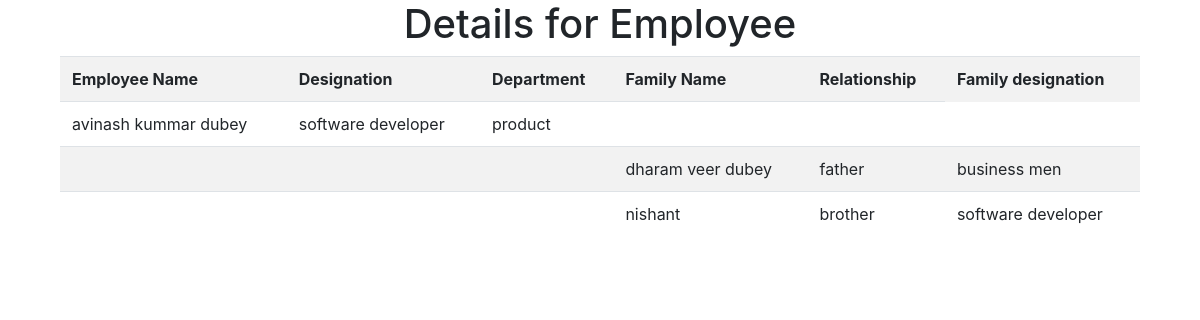
The page /company/employee_details/ on the database its author committed.
### company/models.py (models this page shows, shortened)
class Employee(models.Model):
    name = models.CharField(max_length=100,null=True)
    designation=models.CharField(max_length=100,null=True)
    department=models.CharField(max_length=100,null=True)

class FamilyMember(models.Model):
    employee = models.ForeignKey(Employee, on_delete=models.CASCADE)
    f_name = models.CharField(max_length=100,null=True)
    relationship=models.CharField(max_length=100,null=True)
    f_designation=models.CharField(max_length=100,null=True)

### company/views.py (the view)
# urls.py: path('employee_details/', views.employee_details, name='employee_details'),
def employee_details(request):
    employee_obj=Employee.objects.all()
    return render(request,'company/employee_details.html', {'employee_obj': employee_obj})

### tutorial/templates/company/employee_details.html (shortened to what this page needs)
{% extends 'main_base.html' %}
{% load static %}
{% block content %}
  <div class="container">
      <div class="row">
        <div class="col-md-12">
          <div class="row justify-content-center">
            <h1>Details for Employee</h1>
          </div>
          <div class="table-responsive">
            <table id="userTable" class="table table-striped">
            <tr>
              <th>Employee Name</th>
              <th>Designation</th>
              <th>Department</th>
              <th>Family Name</th>
              <th>Relationship</th>
              <th>Family designation</th>
          </tr>
          {% if employee_obj %}
          {% for p_data in employee_obj %}
              <tr>
                <td class="userName userData" name="name">{{p_data.name}}</td>
                <td class="userAddress userData" name="address">{{p_data.designation}}</td>
                <td class="userAge userData" name="age">{{p_data.department}}</td>
                <td></td>
                <td></td>
              </tr>
              <tr>
                  {% for c_data in p_data.familymember_set.all %}
                  <td></td>
                  <td></td>
                  <td></td>
                  <td class="userAge userData" name="age">{{c_data.f_name}}</td>
                  <td class="userAge userData" name="age">{{c_data.relationship}}</td>
                  <td class="userAge userData" name="age">{{c_data.f_designation}}</td>
              </tr>
              {% endfor %}
              {% endfor %}
          {% else %}
            <p>No Employee avaialble</p>
          {% endif %}
        </table>
      </div>
    </div>
    </div>
     </div>
{% endblock %}

### tutorial/templates/main_base.html (shortened to what this page needs)
{% load static %}
<html>
    <head>
        <link rel="stylesheet" href="https://maxcdn.bootstrapcdn.com/bootstrap/4.0.0/css/bootstrap.min.css">
        <link rel="stylesheet" href="{% static 'css/custom.css' %}">
    </head>
    <body>
        <div class="container">
            {% block content %}
            {% endblock content %}
        </div>
    </body>
</html>

### rows shown on the page
Employee: name "avinash kummar dubey", designation "software developer", department "product"
FamilyMember: f_name "dharam veer dubey", relationship "father", f_designation "business men"
FamilyMember: f_name "nishant", relationship "brother", f_designation "software developer"
